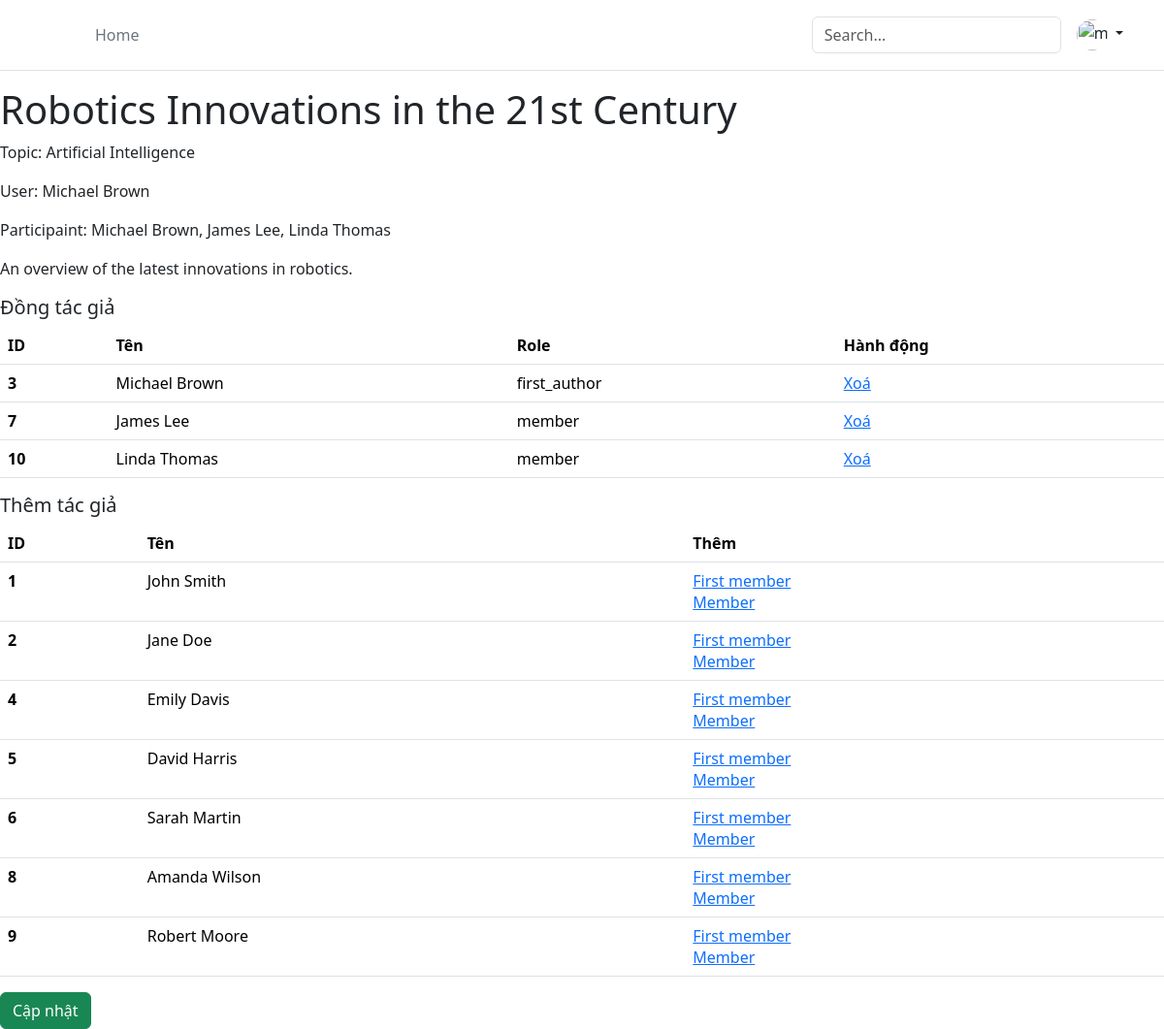
/pages/paper.php?id=7 (signed in), run on the app's committed database.
### tables this page shows
CREATE TABLE TOPICS (
    topic_id INT AUTO_INCREMENT PRIMARY KEY,
    topic_name VARCHAR(255) NOT NULL
);

CREATE TABLE PARTICIPATION (
    author_id INT NOT NULL,
    paper_id INT NOT NULL,
    role VARCHAR(30) NOT NULL,
    date_added DATETIME NOT NULL,
    status VARCHAR(10) NOT NULL,
    PRIMARY KEY (author_id, paper_id)
);

CREATE TABLE AUTHORS (
    user_id INT PRIMARY KEY,
    full_name VARCHAR(255) NOT NULL,
    website VARCHAR(255),
    profile_json_text VARCHAR(4000),
    image_path VARCHAR(255),
    FOREIGN KEY (user_id) REFERENCES USERS(user_id)
);

### config/method.php (called while the page is built, shortened)
<?php
    function execute($conn, $type, $sql, $data, $selectFields, $tableName, $conditions)
    {
        try {
            if($type == 'select')
                return recored_select($conn, $selectFields, $tableName, $conditions);
            else if($type == 'insert')
                return recored_insert($conn, $tableName, $data);
            else if($type == 'update')
                return recored_update($conn, $tableName, $data, $conditions);
            else if($type == "delete")
                return recored_delete($conn, $tableName, $conditions);
            else
                return recored_special($conn, $sql);
        } catch (\Throwable $th) {
            throw $th;
        }
    }
    function recored_special($conn, $query) {
        $result = mysqli_query($conn, $query);
        return $result;
    }
?>

### pages/paper.php (the view, shortened to what this page needs)
<?php include_once('../components/header.php') ?>
<?php
require("../config/connect.php");
require("../config/method.php");
$id = intval($_GET['id']);
?>
<?php
    $sqlstring = "
        SELECT
            topic_name,
            paper_id,
            title,
            abstract,
            author_string_list,
            author_username,
            user_id,
            topic_id,
            conference_id,
            full_name
        FROM (
            SELECT
                t.topic_name,
                p.paper_id,
                p.title,
                p.abstract,
                p.author_string_list,
                u.username AS author_username,
                p.user_id,
                p.topic_id,
                p.conference_id,
                a.full_name,
                ROW_NUMBER() OVER (PARTITION BY t.topic_id ORDER BY c.start_date DESC) AS row_num
            FROM PAPERS p
            JOIN TOPICS t ON p.topic_id = t.topic_id
            JOIN USERS u ON p.user_id = u.user_id
            JOIN AUTHORS a ON a.user_id = u.user_id
            JOIN conferences c ON c.conference_id = p.conference_id
            WHERE p.paper_id = $id
        ) ranked
        WHERE row_num <= 5;
    ";
    $result_paper = execute($conn,"special", $sqlstring,"", [], "", []);
    $data = $result_paper->fetch_array(MYSQLI_ASSOC);;
    ?>
<div>
    <h1><?php echo $data['title']?></h1>
    <p>Topic: <?php echo $data['topic_name']?></p>
    <p>User: <?php echo $data['full_name']?></p>
    <p>Participaint: <?php echo $data['author_string_list']?></p>
    <p><?php echo $data['abstract']?></p>
</div>
<h5>Đồng tác giả</h5>
<table class="table table-hover">
  <thead>
    <tr>
      <th scope="col">ID</th>
      <th scope="col">Tên</th>
      <th scope="col">Role</th>
      <th scope="col">Hành động</th>
    </tr>
  </thead>
  <tbody>
        <?php
        $sqlstring = "select user_id,full_name,role from participation p join authors a on p.author_id=a.user_id where p.paper_id=$id";
        $result_par = execute($conn,"special", $sqlstring,"", [], "", []);
      while ($row = mysqli_fetch_array($result_par)) {
        $par_user_id = $row['user_id'];
        $par_name = $row['full_name'];
        $par_role = $row['role'];
        $par_link = "<a href='/pages/delete_participant.php?paper_id=$id&user_id=$par_user_id'>Xoá</a>";
      ?>
        <div class="col">
            <?php echo "
            <tr>
                <th scope='row'>$par_user_id</th>
                <td>$par_name</td>
                <td>$par_role</td>
                <td>$par_link</td>
            </tr>
            ";
            ?>
        </div>
      <?php $user_ids[] = $par_user_id; } ?>
  </tbody>
</table>
<?php
  if (isset($_SESSION['account']))
  if ($_SESSION['account']['user_type'] =='admin') {
    echo "<h5>Thêm tác giả</h5>";
    echo "<table class='table table-hover'>";
    echo "<thead>
        <tr>
          <th scope='col'>ID</th>
          <th scope='col'>Tên</th>
          <th scope='col'>Thêm</th>
        </tr>
      </thead>";
    }
?>
  <tbody>
        <?php
        if (isset($_SESSION['account']))
        if ($_SESSION['account']['user_type'] =='admin') {
        $user_ids_str = implode(",", $user_ids);
        $sqlstring = "select user_id,full_name from authors where user_id NOT IN ($user_ids_str)";
        $result_not_par = execute($conn,"special", $sqlstring,"", [], "", []);
      while ($row = mysqli_fetch_array($result_not_par)) {
        $par_not_user_id = $row['user_id'];
        $par_not_name = $row['full_name'];
        $par_not_link = "
        <div><a href='/pages/add_participant.php?paper_id=$id&user_id=$par_not_user_id&role=first_author'>First member</a></div>
        <div><a href='/pages/add_participant.php?paper_id=$id&user_id=$par_not_user_id&role=member'>Member</a></div>
        ";
      ?>
        <div class="col">
            <?php echo "
            <tr>
                <th scope='row'>$par_not_user_id</th>
                <td>$par_not_name</td>
                <td>$par_not_link</td>
            </tr>
            ";
            ?>
        </div>
      <?php } }?>
  </tbody>
</table>
<?php
if (isset($_SESSION['account']))
if ($_SESSION['account']['user_id'] == $data['user_id'] || $_SESSION['account']['user_type'] =='admin') {
echo "<a href='/pages/update_paper.php?id=$id' class='btn btn-success'>Cập nhật</a>";
}
?>

### data on the page
topics: topic_name "Artificial Intelligence"
participation: author.user_id "3", author.full_name "Michael Brown", role "first_author"
participation: author.user_id "7", author.full_name "James Lee", role "member"
participation: author.user_id "10", author.full_name "Linda Thomas", role "member"
authors: user_id "1", full_name "John Smith"
authors: user_id "2", full_name "Jane Doe"
authors: user_id "4", full_name "Emily Davis"
authors: user_id "5", full_name "David Harris"
authors: user_id "6", full_name "Sarah Martin"
authors: user_id "8", full_name "Amanda Wilson"
authors: user_id "9", full_name "Robert Moore"

### other printed values
$data['title'] "Robotics Innovations in the 21st Century"
$data['full_name'] "Michael Brown"
$data['author_string_list'] "Michael Brown, James Lee, Linda Thomas"
$data['abstract'] "An overview of the latest innovations in robotics."
